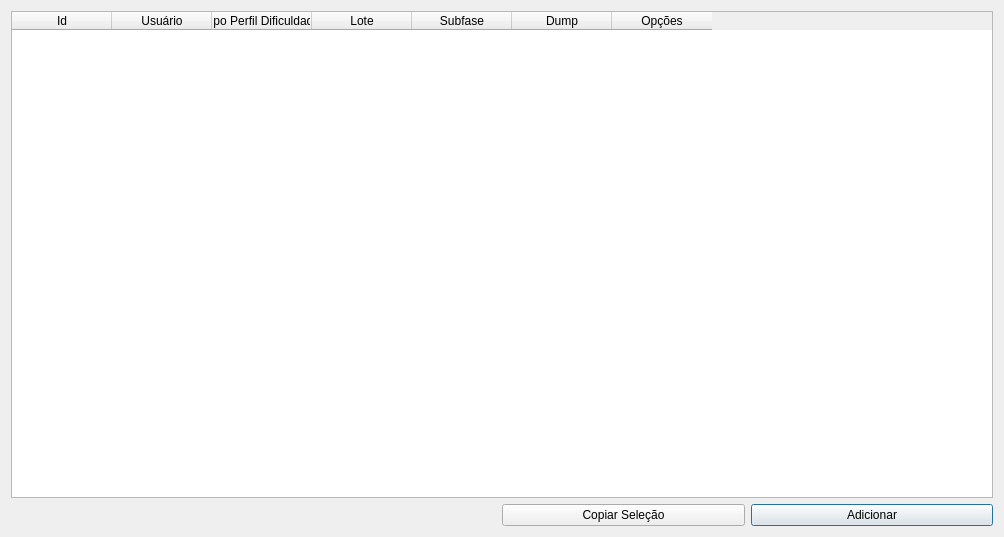
<?xml version="1.0" encoding="UTF-8"?>
<ui version="4.0">
 <class>Dialog</class>
 <widget class="QDialog" name="Dialog">
  <property name="geometry">
   <rect>
    <x>0</x>
    <y>0</y>
    <width>1004</width>
    <height>537</height>
   </rect>
  </property>
  <property name="windowTitle">
   <string>Dialog</string>
  </property>
  <layout class="QGridLayout" name="gridLayout">
   <item row="1" column="3">
    <widget class="QPushButton" name="addProfileBtn">
     <property name="text">
      <string>Adicionar</string>
     </property>
    </widget>
   </item>
   <item row="1" column="0" colspan="2">
    <spacer name="horizontalSpacer">
     <property name="orientation">
      <enum>Qt::Horizontal</enum>
     </property>
     <property name="sizeHint" stdset="0">
      <size>
       <width>336</width>
       <height>20</height>
      </size>
     </property>
    </spacer>
   </item>
   <item row="0" column="0" colspan="4">
    <widget class="QTableWidget" name="tableWidget">
     <column>
      <property name="text">
       <string>Id</string>
      </property>
     </column>
     <column>
      <property name="text">
       <string>Usuário</string>
      </property>
     </column>
     <column>
      <property name="text">
       <string>Tipo Perfil Dificuldade</string>
      </property>
     </column>
     <column>
      <property name="text">
       <string>Lote</string>
      </property>
     </column>
     <column>
      <property name="text">
       <string>Subfase</string>
      </property>
     </column>
     <column>
      <property name="text">
       <string>Dump</string>
      </property>
     </column>
     <column>
      <property name="text">
       <string>Opções</string>
      </property>
     </column>
    </widget>
   </item>
   <item row="1" column="2">
    <widget class="QPushButton" name="copyBtn">
     <property name="text">
      <string>Copiar Seleção</string>
     </property>
    </widget>
   </item>
  </layout>
 </widget>
 <resources/>
 <connections/>
</ui>
